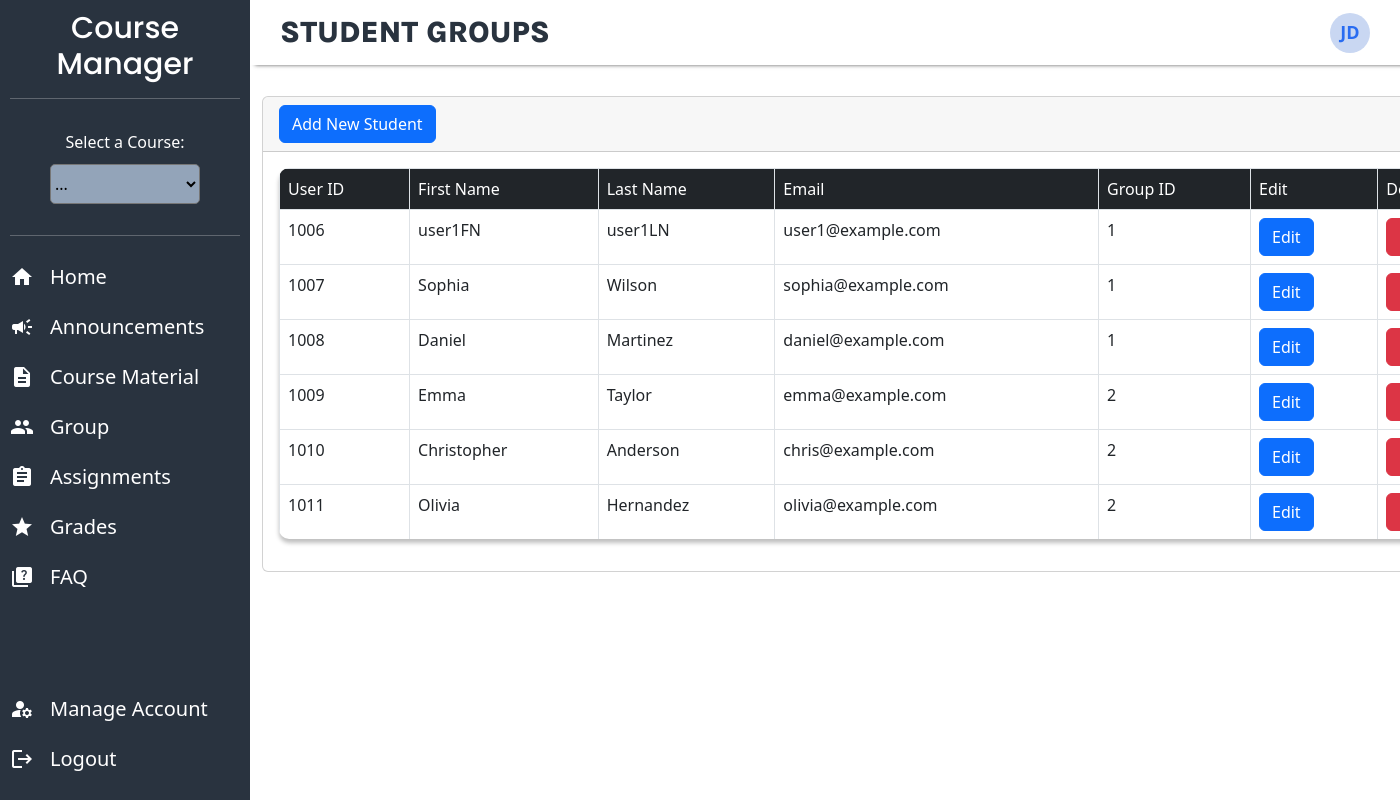
/groups.php (signed in), run on an earlier commit of the app's database.
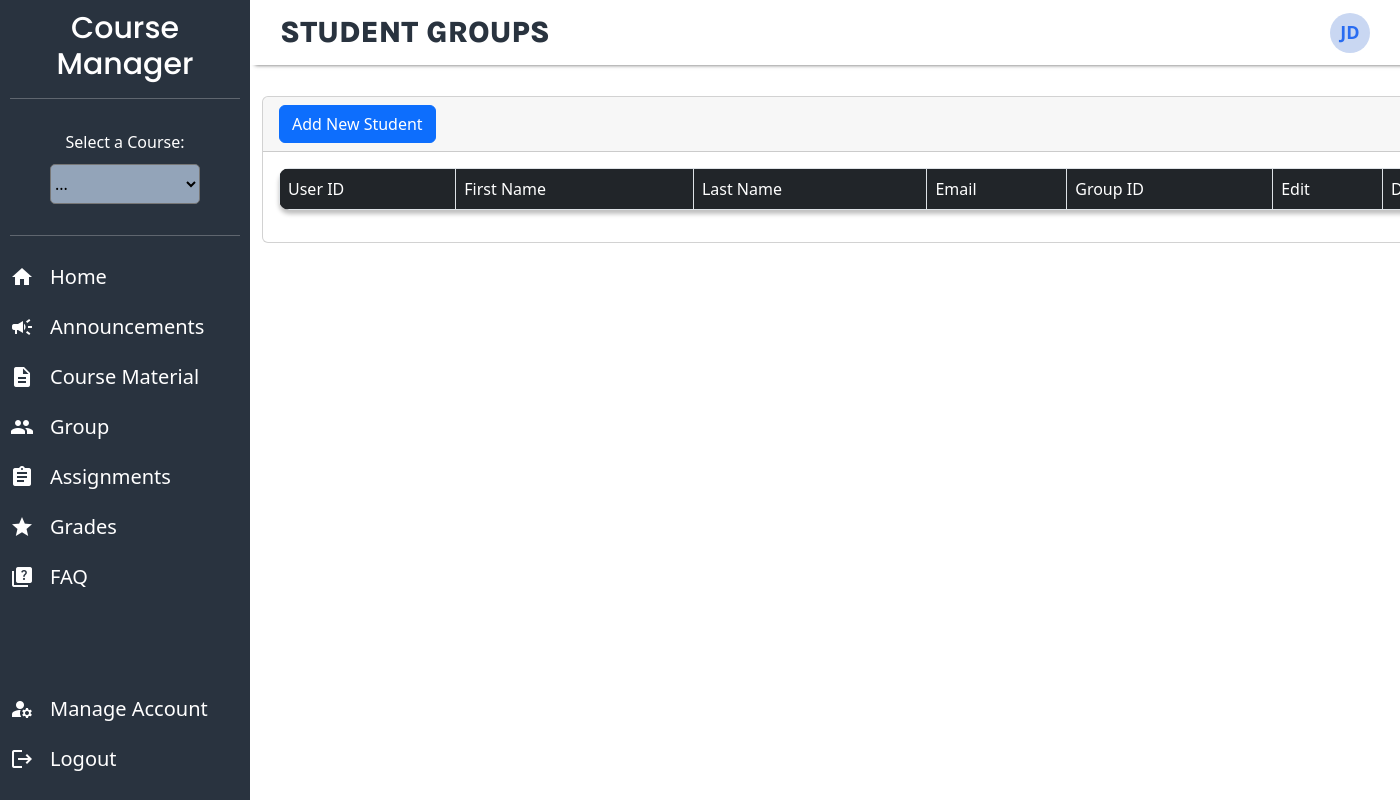
And on a later commit of the database.
### tables this page shows
CREATE TABLE IF NOT EXISTS `user`
(
  `userID` INT NOT NULL AUTO_INCREMENT PRIMARY KEY,
  `first_name` VARCHAR(50) NOT NULL,
  `last_name` VARCHAR(50) NOT NULL,
  `dob` DATE NOT NULL,
  `email` VARCHAR(150) NOT NULL UNIQUE,
  `username` VARCHAR(50) NOT NULL UNIQUE,
  `password` VARCHAR(50) NOT NULL,
  `first_login` BOOLEAN DEFAULT TRUE,
  `roleID` INT NOT NULL,
  FOREIGN KEY (`roleID`) REFERENCES `role` (`roleID`),
  INDEX (`roleID`),
  `groupID` INT,
  FOREIGN KEY (`groupID`) REFERENCES `groups` (`groupID`),
  INDEX (`groupID`)
) AUTO_INCREMENT = 1000;

### groups.php (the view, shortened to what this page needs)
<?php
include 'header.php';
include 'sidebar.php';
$query = "SELECT * FROM user WHERE groupID = 1 OR groupID = 2";
$result = mysqli_query($conn,$query);
?>
<!DOCTYPE html>
<html lang="en">
<head>
  <link rel="stylesheet" href="https://cdn.jsdelivr.net/npm/bootstrap@5.2.3/dist/css/bootstrap.min.css">
  <link rel="stylesheet" href="groups.css">
</head>
<body>
  <div class="container">
    <div class = "row mt-5">
    <div class="col">
      <div class="card mt-5">
        <div class="card-header"><a class="btn btn-primary" href="add_student.php">Add New Student</a></div>
        <div class="card-body">
      <table class="table table-bordered text-center">
          <tr class="bg-dark text-white">
            <td>User ID</td>
            <td>First Name </td>
            <td>Last Name</td>
            <td>Email</td>
            <td>Group ID</td>
            <td>Edit<t/td>
            <td>Delete</td>
          </tr>
          <tr>
<?php
while($row = mysqli_fetch_assoc($result)){
?>
<td> <?php echo $row['userID']?></td>
<td><?php echo $row['first_name']?></td>
<td><?php echo $row['last_name']?></td>
<td><?php echo $row['email']?></td>
<td><?php echo $row['groupID']?></td>
<td><a class="btn btn-primary" href="edit_student_form.php?userID=<?php echo $row['userID']; ?>">Edit</a></td>
<td><a class="btn btn-danger" href="delete_student.php?userID=<?php echo $row['userID']; ?>">Delete</a></td>
          </tr>
          <?php
          }
          ?>
         </table>
</div>
</div>
        </div>
      </div>
    </div>
</body>
</html>

What changed in the data, as far as the page shows it:
no longer on this page (row edited): user: userID "1006", first_name "user1FN", last_name "user1LN", email "user1@example.com", groupID "1"
no longer on this page (row edited): user: userID "1007", first_name "Sophia", last_name "Wilson", email "sophia@example.com", groupID "1"
no longer on this page (row edited): user: userID "1008", first_name "Daniel", last_name "Martinez", email "daniel@example.com", groupID "1"
no longer on this page (row edited): user: userID "1009", first_name "Emma", last_name "Taylor", email "emma@example.com", groupID "2"
no longer on this page (row edited): user: userID "1010", first_name "Christopher", last_name "Anderson", email "chris@example.com", groupID "2"
no longer on this page (row edited): user: userID "1011", first_name "Olivia", last_name "Hernandez", email "olivia@example.com", groupID "2"
